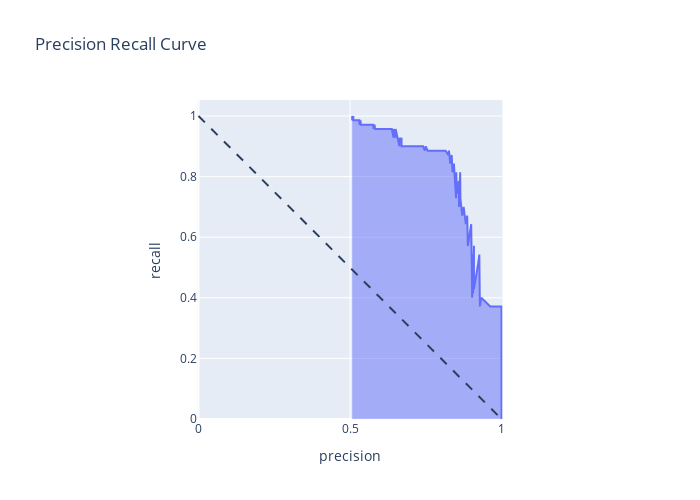

Notebook cell for this chart:
### Code cell
thresholds=np.append(thresholds,1)
metrics = pd.DataFrame({'precision': precision, 'recall': recall,'thresholds':thresholds})
fig = px.area(metrics,
    x='precision', y='recall',
    title=f'Precision Recall Curve',
    labels=dict(y='Recall', x='Precision'),
    width=700, height=500,
    hover_data='thresholds'
)
fig.add_shape(
    type='line', line=dict(dash='dash'),
    x0=0, y0=1, x1=1, y1=0
)

fig.update_yaxes(scaleanchor="x", scaleratio=1)
fig.update_xaxes(constrain='domain')
fig.show()

### Figure 1 — Plotly figure (JSON) as saved in the notebook; plotly's stock layout.template omitted (floating-point values rounded to 4 significant figures; data arrays with more than 128 entries replaced by an {"elided": "..."} marker saying what was removed)
{"data": [{"customdata": {"elided": "139x1 float values"}, "fillpattern": {"shape": ""}, "hovertemplate": "precision=%{x}<br>recall=%{y}<br>thresholds=%{customdata[0]}<extra></extra>", "legendgroup": "", "line": {"color": "#636efa"}, "marker": {"symbol": "circle"}, "mode": "lines", "name": "", "orientation": "v", "showlegend": false, "stackgroup": "1", "type": "scatter", "x": {"elided": "139 float values"}, "xaxis": "x", "y": {"elided": "139 float values"}, "yaxis": "y"}], "layout": {"height": 500, "legend": {"tracegroupgap": 0}, "shapes": [{"line": {"dash": "dash"}, "type": "line", "x0": 0, "x1": 1, "y0": 1, "y1": 0}], "title": {"text": "Precision Recall Curve"}, "width": 700, "xaxis": {"anchor": "y", "constrain": "domain", "domain": [0, 1], "title": {"text": "precision"}}, "yaxis": {"anchor": "x", "domain": [0, 1], "scaleanchor": "x", "scaleratio": 1, "title": {"text": "recall"}}}}
